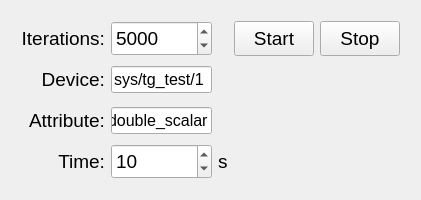
<?xml version="1.0" encoding="UTF-8"?>
<ui version="4.0">
 <class>MainWindow</class>
 <widget class="QMainWindow" name="MainWindow">
  <property name="geometry">
   <rect>
    <x>0</x>
    <y>0</y>
    <width>421</width>
    <height>200</height>
   </rect>
  </property>
  <property name="sizePolicy">
   <sizepolicy hsizetype="Maximum" vsizetype="Preferred">
    <horstretch>0</horstretch>
    <verstretch>0</verstretch>
   </sizepolicy>
  </property>
  <property name="font">
   <font>
    <pointsize>12</pointsize>
   </font>
  </property>
  <property name="windowTitle">
   <string>Emittance Plot Processing</string>
  </property>
  <property name="windowIcon">
   <iconset>
    <normaloff>icon.png</normaloff>icon.png</iconset>
  </property>
  <widget class="QWidget" name="centralwidget">
   <property name="sizePolicy">
    <sizepolicy hsizetype="Maximum" vsizetype="Preferred">
     <horstretch>0</horstretch>
     <verstretch>0</verstretch>
    </sizepolicy>
   </property>
   <layout class="QVBoxLayout" name="verticalLayout">
    <item>
     <layout class="QGridLayout" name="gridLayout_7">
      <property name="leftMargin">
       <number>12</number>
      </property>
      <property name="topMargin">
       <number>12</number>
      </property>
      <property name="rightMargin">
       <number>12</number>
      </property>
      <property name="bottomMargin">
       <number>12</number>
      </property>
      <item row="0" column="4">
       <widget class="QPushButton" name="pushButton_4">
        <property name="sizePolicy">
         <sizepolicy hsizetype="Maximum" vsizetype="Fixed">
          <horstretch>0</horstretch>
          <verstretch>0</verstretch>
         </sizepolicy>
        </property>
        <property name="minimumSize">
         <size>
          <width>0</width>
          <height>35</height>
         </size>
        </property>
        <property name="maximumSize">
         <size>
          <width>16777215</width>
          <height>35</height>
         </size>
        </property>
        <property name="font">
         <font>
          <pointsize>14</pointsize>
         </font>
        </property>
        <property name="text">
         <string>Stop</string>
        </property>
        <property name="checkable">
         <bool>false</bool>
        </property>
       </widget>
      </item>
      <item row="0" column="1">
       <widget class="QSpinBox" name="spinBox_1">
        <property name="sizePolicy">
         <sizepolicy hsizetype="Minimum" vsizetype="Fixed">
          <horstretch>0</horstretch>
          <verstretch>0</verstretch>
         </sizepolicy>
        </property>
        <property name="minimumSize">
         <size>
          <width>0</width>
          <height>35</height>
         </size>
        </property>
        <property name="maximumSize">
         <size>
          <width>16777215</width>
          <height>35</height>
         </size>
        </property>
        <property name="font">
         <font>
          <pointsize>14</pointsize>
         </font>
        </property>
        <property name="keyboardTracking">
         <bool>false</bool>
        </property>
        <property name="maximum">
         <number>9999</number>
        </property>
        <property name="singleStep">
         <number>50</number>
        </property>
        <property name="value">
         <number>5000</number>
        </property>
       </widget>
      </item>
      <item row="1" column="1">
       <widget class="QLineEdit" name="lineEdit">
        <property name="text">
         <string>sys/tg_test/1</string>
        </property>
       </widget>
      </item>
      <item row="0" column="0">
       <widget class="QLabel" name="label_1">
        <property name="sizePolicy">
         <sizepolicy hsizetype="Minimum" vsizetype="Fixed">
          <horstretch>0</horstretch>
          <verstretch>0</verstretch>
         </sizepolicy>
        </property>
        <property name="minimumSize">
         <size>
          <width>0</width>
          <height>35</height>
         </size>
        </property>
        <property name="maximumSize">
         <size>
          <width>16777215</width>
          <height>35</height>
         </size>
        </property>
        <property name="font">
         <font>
          <pointsize>14</pointsize>
         </font>
        </property>
        <property name="text">
         <string>Iterations:</string>
        </property>
        <property name="alignment">
         <set>Qt::AlignRight|Qt::AlignTrailing|Qt::AlignVCenter</set>
        </property>
       </widget>
      </item>
      <item row="2" column="1">
       <widget class="QLineEdit" name="lineEdit_2">
        <property name="text">
         <string>double_scalar</string>
        </property>
       </widget>
      </item>
      <item row="0" column="3">
       <widget class="QPushButton" name="pushButton_3">
        <property name="sizePolicy">
         <sizepolicy hsizetype="Maximum" vsizetype="Fixed">
          <horstretch>0</horstretch>
          <verstretch>0</verstretch>
         </sizepolicy>
        </property>
        <property name="minimumSize">
         <size>
          <width>0</width>
          <height>35</height>
         </size>
        </property>
        <property name="maximumSize">
         <size>
          <width>16777215</width>
          <height>35</height>
         </size>
        </property>
        <property name="font">
         <font>
          <pointsize>14</pointsize>
         </font>
        </property>
        <property name="text">
         <string>Start</string>
        </property>
        <property name="checkable">
         <bool>false</bool>
        </property>
       </widget>
      </item>
      <item row="2" column="0">
       <widget class="QLabel" name="label_5">
        <property name="sizePolicy">
         <sizepolicy hsizetype="Minimum" vsizetype="Fixed">
          <horstretch>0</horstretch>
          <verstretch>0</verstretch>
         </sizepolicy>
        </property>
        <property name="minimumSize">
         <size>
          <width>0</width>
          <height>35</height>
         </size>
        </property>
        <property name="maximumSize">
         <size>
          <width>16777215</width>
          <height>35</height>
         </size>
        </property>
        <property name="font">
         <font>
          <pointsize>14</pointsize>
         </font>
        </property>
        <property name="text">
         <string>Attribute:</string>
        </property>
        <property name="alignment">
         <set>Qt::AlignRight|Qt::AlignTrailing|Qt::AlignVCenter</set>
        </property>
        <property name="buddy">
         <cstring>spinBox_1</cstring>
        </property>
       </widget>
      </item>
      <item row="1" column="0">
       <widget class="QLabel" name="label_2">
        <property name="sizePolicy">
         <sizepolicy hsizetype="Minimum" vsizetype="Fixed">
          <horstretch>0</horstretch>
          <verstretch>0</verstretch>
         </sizepolicy>
        </property>
        <property name="minimumSize">
         <size>
          <width>0</width>
          <height>35</height>
         </size>
        </property>
        <property name="maximumSize">
         <size>
          <width>16777215</width>
          <height>35</height>
         </size>
        </property>
        <property name="font">
         <font>
          <pointsize>14</pointsize>
         </font>
        </property>
        <property name="text">
         <string>Device:</string>
        </property>
        <property name="alignment">
         <set>Qt::AlignRight|Qt::AlignTrailing|Qt::AlignVCenter</set>
        </property>
        <property name="buddy">
         <cstring>spinBox_1</cstring>
        </property>
       </widget>
      </item>
      <item row="3" column="0">
       <widget class="QLabel" name="label_6">
        <property name="sizePolicy">
         <sizepolicy hsizetype="Minimum" vsizetype="Fixed">
          <horstretch>0</horstretch>
          <verstretch>0</verstretch>
         </sizepolicy>
        </property>
        <property name="minimumSize">
         <size>
          <width>0</width>
          <height>35</height>
         </size>
        </property>
        <property name="maximumSize">
         <size>
          <width>16777215</width>
          <height>35</height>
         </size>
        </property>
        <property name="font">
         <font>
          <pointsize>14</pointsize>
         </font>
        </property>
        <property name="text">
         <string>Time:</string>
        </property>
        <property name="alignment">
         <set>Qt::AlignRight|Qt::AlignTrailing|Qt::AlignVCenter</set>
        </property>
        <property name="buddy">
         <cstring>spinBox_1</cstring>
        </property>
       </widget>
      </item>
      <item row="3" column="2">
       <widget class="QLabel" name="label_7">
        <property name="sizePolicy">
         <sizepolicy hsizetype="Maximum" vsizetype="Fixed">
          <horstretch>0</horstretch>
          <verstretch>0</verstretch>
         </sizepolicy>
        </property>
        <property name="minimumSize">
         <size>
          <width>0</width>
          <height>35</height>
         </size>
        </property>
        <property name="maximumSize">
         <size>
          <width>16777215</width>
          <height>35</height>
         </size>
        </property>
        <property name="font">
         <font>
          <pointsize>14</pointsize>
         </font>
        </property>
        <property name="text">
         <string>s</string>
        </property>
       </widget>
      </item>
      <item row="3" column="1">
       <widget class="QSpinBox" name="spinBox_2">
        <property name="sizePolicy">
         <sizepolicy hsizetype="Minimum" vsizetype="Fixed">
          <horstretch>0</horstretch>
          <verstretch>0</verstretch>
         </sizepolicy>
        </property>
        <property name="minimumSize">
         <size>
          <width>0</width>
          <height>35</height>
         </size>
        </property>
        <property name="maximumSize">
         <size>
          <width>16777215</width>
          <height>35</height>
         </size>
        </property>
        <property name="font">
         <font>
          <pointsize>14</pointsize>
         </font>
        </property>
        <property name="keyboardTracking">
         <bool>false</bool>
        </property>
        <property name="maximum">
         <number>9999</number>
        </property>
        <property name="singleStep">
         <number>50</number>
        </property>
        <property name="value">
         <number>10</number>
        </property>
       </widget>
      </item>
     </layout>
    </item>
   </layout>
  </widget>
  <action name="actionOpen">
   <property name="text">
    <string>Open</string>
   </property>
   <property name="font">
    <font>
     <family>Tahoma</family>
     <pointsize>10</pointsize>
    </font>
   </property>
  </action>
  <action name="actionQuit">
   <property name="text">
    <string>Quit</string>
   </property>
  </action>
  <action name="actionPlot">
   <property name="checkable">
    <bool>true</bool>
   </property>
   <property name="checked">
    <bool>true</bool>
   </property>
   <property name="text">
    <string>Plot</string>
   </property>
  </action>
  <action name="actionLog">
   <property name="checkable">
    <bool>true</bool>
   </property>
   <property name="text">
    <string>Log</string>
   </property>
  </action>
  <action name="actionParameters">
   <property name="checkable">
    <bool>true</bool>
   </property>
   <property name="text">
    <string>Parameters</string>
   </property>
  </action>
  <action name="actionAbout">
   <property name="text">
    <string>About</string>
   </property>
  </action>
 </widget>
 <resources/>
 <connections/>
 <designerdata>
  <property name="gridDeltaX">
   <number>10</number>
  </property>
  <property name="gridDeltaY">
   <number>10</number>
  </property>
  <property name="gridSnapX">
   <bool>true</bool>
  </property>
  <property name="gridSnapY">
   <bool>true</bool>
  </property>
  <property name="gridVisible">
   <bool>true</bool>
  </property>
 </designerdata>
</ui>
